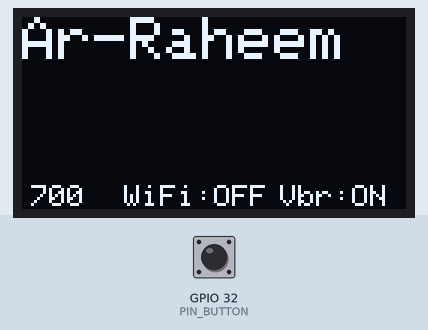
Recording of a sketch running on a simulated ESP32. On the bench: 128×64 one-colour display. Inputs (shaded band) come from the test bench; at power-on: GPIO 32 (PIN_BUTTON) HIGH.

Above: at 1.6 s.
1.7 s: GPIO 32 (PIN_BUTTON) pulled LOW for 3.2 s
At 7.2 s:
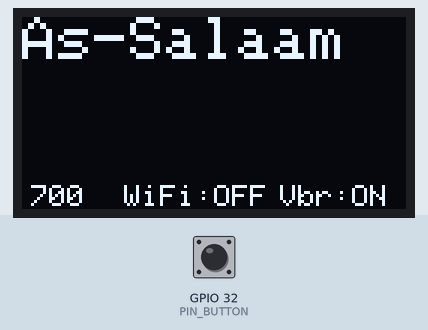
7.9 s: GPIO 32 (PIN_BUTTON) pulled LOW for 1 s
At 9.7 s:
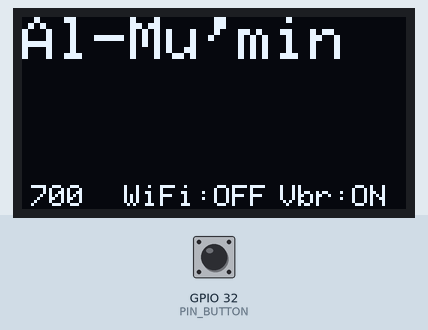
Timing chart, 0 to 11.2 s (numbered marks = the images above; inputs shaded):
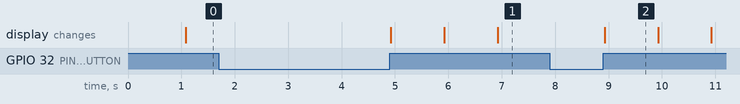

Measured:
- what the display in image 2 shows lasts 1.0 s, from 8.9 s to 9.9 s

The sketch:

TasbeehTest.ino
```cpp
#include <Adafruit_GFX.h>
#include <Adafruit_SSD1306.h>

#define SCREEN_WIDTH 128 // OLED display width, in pixels
#define SCREEN_HEIGHT 64 // OLED display height, in pixels

#define OLED_RESET     -1 // Reset pin # (or -1 if sharing Arduino reset pin)
#define SCREEN_ADDRESS 0x3C ///< See datasheet for Address; 0x3D for 128x64, 0x3C for 128x32
Adafruit_SSD1306 display(SCREEN_WIDTH, SCREEN_HEIGHT, &Wire, OLED_RESET);

String Allah99Names[99] = {
  "Ar-Rahmaan",
  "Ar-Raheem",
  "Al-Malik",
  "Al-Quddoos",
  "As-Salaam",
  "Al-Mu'min",
  "Al-Muhaymin",
  "Al-'Azeez",
  "Al-Jabbaar",
  "Al-Mutakabbir",
  "Al-Khaaliq",
  "Al-Baari'",
  "Al-Musawwir",
  "Al-Ghaffaar",
  "Al-Qahhaar",
  "Al-Wahhaab",
  "Ar-Razzaaq",
  "Al-Fattaah",
  "Al-Aleem",
  "Al-Qabid",
  "Al-Basit",
  "Al-Khafid",
  "Ar-Rafi'",
  "Al-Mu'izz",
  "Al-Mu'zill",
  "As-Sami'",
  "Al-Basir",
  "Al-Hakam",
  "Al-Adl",
  "Al-Lateef",
  "Al-Khabeer",
  "Al-Haleem",
  "Al-Azeem",
  "Al-Ghafoor",
  "Ash-Shakoor",
  "Al-'Ali",
  "Al-Kabeer",
  "Al-Hafeez",
  "Al-Muqeet",
  "Al-Haseeb",
  "Al-Jaleel",
  "Al-Kareem",
  "Ar-Raqeeb",
  "Al-Mujeeb",
  "Al-Wasi'",
  "Al-Hakeem",
  "Al-Wadood",
  "Al-Majeed",
  "Al-Ba'ith",
  "As-Shaheed",
  "Al-Haqq",
  "Al-Wakeel",
  "Al-Qawiyy",
  "Al-Mateen",
  "Al-Waliyy",
  "Al-Hameed",
  "Al-Muhsi",
  "Al-Mubdi",
  "Al-Mu'id",
  "Al-Muh'yi",
  "Al-Mumeet",
  "Al-Hayyu",
  "Al-Qayyum",
  "Al-Wajid",
  "Al-Majid",
  "Al-Wahid",
  "Al-Ahad",
  "As-Samad",
  "Al-Qadir",
  "Al-Muqtadir",
  "Al-Muqaddim",
  "Al-Mu'akhkhar"
  "Al-Awwal",
  "Al-Akhir",
  "Az-Zahir",
  "Al-Batin",
  "Al-Wali",
  "Al-Muta'ali",
  "Al-Barr",
  "At-Tawwaab",
  "Al-Muntaqim",
  "Al-'Afuw",
  "Ar-Ra'uf",
  "Al Malik al-Mulk",
  "Al Dhul-Jalal wal-Ikram",
  "Al-Muqsit",
  "Al-Jami'",
  "Al-Ghani",
  "Al-Mughni",
  "Al-Mani'",
  "Ad-Dharr",
  "An-Nafi'",
  "An-Noor",
  "Al-Hadi",
  "Al-Badi'",
  "Al-Baqi",
  "Al-Waris",
  "Ar-Rasheed",
  "As-Saboor"
};

char buffer[25];
int currentNameIndex = 0;
long lastTime = -1;

int PIN_BUTTON = 32;
int PIN_SDA = 19;
int PIN_SCL = 21;

void updateDisplay() {
  display.clearDisplay();

  display.setTextSize(2);      // Normal 1:1 pixel scale
  display.setCursor(0, 0);
  String str = String(100);
  Allah99Names[currentNameIndex].toCharArray(buffer, sizeof(buffer));
  display.write(buffer);

  display.setTextSize(1);
  display.setCursor(3,56);
  str = String(700);
  str.toCharArray(buffer, 5);
  display.write(buffer);

  display.setCursor(34,56);
  display.write(false ? "WiFi:ON" : "WiFi:OFF");

  display.setCursor(86,56);
  display.write(true ? "Vbr:ON" : "Vbr:OFF");

  display.display();
}

void setup() {
  pinMode(PIN_BUTTON, INPUT_PULLUP);

  Wire.begin(PIN_SDA, PIN_SCL);
  display.begin(SSD1306_SWITCHCAPVCC, SCREEN_ADDRESS);

  display.setTextColor(SSD1306_WHITE); // Draw white text
  display.cp437(true);         // Use full 256 char 'Code Page 437' font

  updateDisplay();
  lastTime = millis();
}

void loop() {
  if(digitalRead(PIN_BUTTON) == LOW) {
    while(digitalRead(PIN_BUTTON) == LOW) {
      // Do Nothing
    }
  }

  long currentTime = millis();

  if(currentTime - lastTime > 1000) {
    lastTime = currentTime;
    currentNameIndex++;
    if(currentNameIndex >= 99) {
      currentNameIndex = 0;
    }
    updateDisplay();
  }
}
```
